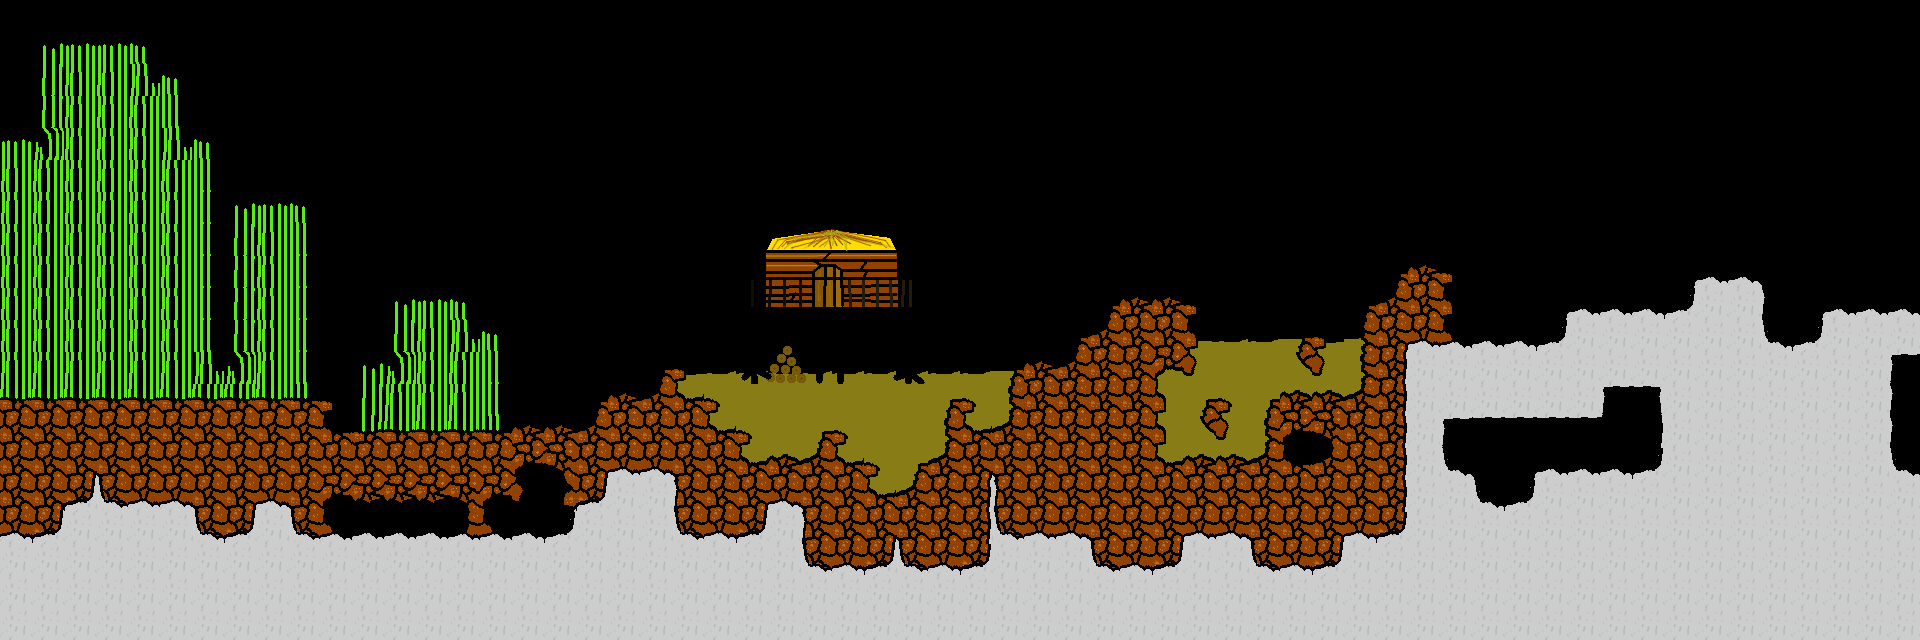

The image is a tile-based game level rendered from a .tmx file. Its description and source (layers, tilesets, objects; grid data summarised) follow:
An orthogonal 60x20 tile map with 32x32 px tiles, 2 tile layers (Tile Layer 1, Tile Layer 2), 2 tilesets.

<map version="1.0" orientation="orthogonal" width="60" height="20" tilewidth="32" tileheight="32">
 <tileset firstgid="1" name="tileset" tilewidth="32" tileheight="32">
  <image source="tileset.png" width="320" height="256" />
  <terraintypes>
   <terrain name="grass" tile="11" />
   <terrain name="stone" tile="63" />
   <terrain name="sky" tile="3" />
   <terrain name="dirt" tile="40" />
   <terrain name="mud" tile="17" />
  </terraintypes>
  <tile id="0" terrain="2,2,2,0" />
  <tile id="1" terrain="2,2,0,0" />
  <tile id="2" terrain="2,2,0,2" />
  <tile id="3" terrain="2,2,2,2" />
  <tile id="4" terrain="3,3,3,4" />
  <tile id="5" terrain="3,3,4,3" />
  <tile id="6" terrain="2,2,3,4" />
  <tile id="7" terrain="2,2,4,4" />
  <tile id="8" terrain="2,2,4,3" />
  <tile id="10" terrain="2,0,2,0" />
  <tile id="11" terrain="0,0,0,0" />
  <tile id="12" terrain="0,2,0,2" />
  <tile id="13" terrain="3,2,3,4" />
  <tile id="14" terrain="3,3,4,4" />
  <tile id="15" terrain="2,3,4,3" />
  <tile id="16" terrain="3,4,3,4" />
  <tile id="17" terrain="4,4,4,4" />
  <tile id="18" terrain="4,3,4,3" />
  <tile id="20" terrain="2,0,3,3" />
  <tile id="21" terrain="0,0,3,3" />
  <tile id="22" terrain="0,2,3,3" />
  <tile id="23" terrain="2,2,3,2" />
  <tile id="24" terrain="3,4,4,4" />
  <tile id="25" terrain="2,2,2,3" />
  <tile id="26" terrain="3,4,3,3" />
  <tile id="27" terrain="4,4,3,3" />
  <tile id="28" terrain="4,3,3,3" />
  <tile id="30" terrain="3,3,3,2" />
  <tile id="31" terrain="3,3,2,2" />
  <tile id="32" terrain="3,3,2,3" />
  <tile id="33" terrain="3,2,3,2" />
  <tile id="34" terrain="4,3,4,4" />
  <tile id="35" terrain="2,3,2,3" />
  <tile id="36" terrain="4,4,3,4" />
  <tile id="38" terrain="4,4,4,3" />
  <tile id="40" terrain="3,3,3,3" />
  <tile id="41" terrain="3,2,2,2" />
  <tile id="42" terrain="2,3,2,2" />
  <tile id="43" terrain="3,2,3,3" />
  <tile id="44" terrain="2,2,3,3" />
  <tile id="45" terrain="2,3,3,3" />
  <tile id="46" terrain="2,0,0,0" />
  <tile id="47" terrain="0,2,0,0" />
  <tile id="50" terrain="3,3,1,1" />
  <tile id="51" terrain="3,2,1,2" />
  <tile id="52" terrain="2,2,2,1" />
  <tile id="53" terrain="2,2,1,1" />
  <tile id="54" terrain="2,2,1,2" />
  <tile id="58" terrain="1,3,1,2" />
  <tile id="59" terrain="3,1,2,1" />
  <tile id="60" terrain="1,3,1,3" />
  <tile id="61" terrain="3,1,3,1" />
  <tile id="62" terrain="2,1,2,1" />
  <tile id="63" terrain="1,1,1,1" />
  <tile id="64" terrain="1,2,1,2" />
  <tile id="65" terrain="2,1,1,1" />
  <tile id="66" terrain="3,3,1,1" />
  <tile id="67" terrain="1,2,1,1" />
  <tile id="68" terrain="1,3,1,1" />
  <tile id="69" terrain="3,1,1,1" />
  <tile id="70" terrain="2,3,1,1" />
  <tile id="71" terrain="3,2,1,1" />
  <tile id="72" terrain="2,1,2,2" />
  <tile id="73" terrain="1,1,2,2" />
  <tile id="74" terrain="1,2,2,2" />
  <tile id="75" terrain="1,1,1,2" />
  <tile id="76" terrain="1,1,2,1" />
  <tile id="77" terrain="2,3,2,1" />
  <tile id="78" terrain="3,3,3,1" />
  <tile id="79" terrain="3,3,1,3" />
 </tileset>
 <tileset firstgid="81" name="chickenhouse" tilewidth="32" tileheight="32">
  <image source="chickenhouse.png" width="192" height="160" />
 </tileset>
 <layer name="Tile Layer 1" width="60" height="20">
  <data>[1200 cells, 1200 non-empty, 62 distinct tile ids]</data>
 </layer>
 <layer name="Tile Layer 2" width="60" height="20">
  <data>[1200 cells, 30 non-empty, 30 distinct tile ids]</data>
 </layer>
</map>